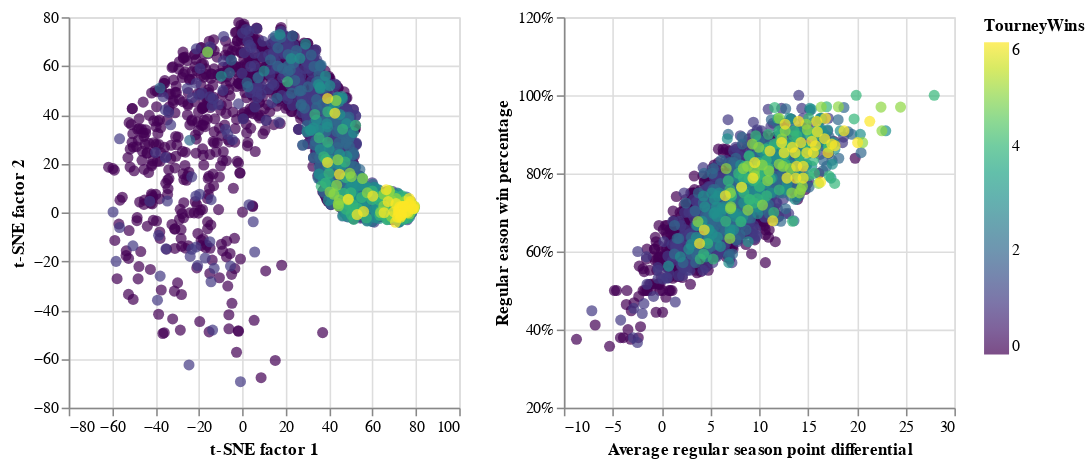

The notebook cell saved with this chart:
### Markdown cell above
### Are features associated with tournament wins?
The embeddings appear to be far less correlated to the number of games won by tournament than they were with seeds. This is logical since, tournament seeds are fundamentally generated from the same distribution of data we used in training, while the number of tournament wins requires predictive power. There does appear to be a significant reduction in overlap in the t-SNE representation, especially on the low end of the color scale.

### Code cell
#collapse_hide
colorBy = alt.Color('TourneyWins:Q', scale=alt.Scale(scheme='viridis',reverse=False))
orderBy = alt.Order('TourneyWins:Q', sort='ascending')
base, chart1, chart2 = plot_comparison( df,colorBy, orderBy, axis_ranges)

base.encode(*chart1)  | base.encode(*chart2)

### Figure 1 — Vega-Lite specification as saved in the notebook (floating-point values rounded to 4 significant figures; data arrays with more than 128 entries replaced by an {"elided": "..."} marker saying what was removed)
{"config": {"view": {"continuousWidth": 400, "continuousHeight": 300}}, "hconcat": [{"mark": {"type": "point", "filled": true, "size": 50}, "encoding": {"color": {"condition": {"type": "quantitative", "field": "TourneyWins", "scale": {"reverse": false, "scheme": "viridis"}, "selection": "selector003"}, "value": "lightgray"}, "order": {"type": "quantitative", "field": "TourneyWins", "sort": "ascending"}, "tooltip": [{"type": "nominal", "field": "TeamName"}, {"type": "nominal", "field": "Seed"}], "x": {"type": "quantitative", "axis": {"title": "t-SNE factor 1"}, "field": "factor1", "scale": {"domain": [-80, 100]}}, "y": {"type": "quantitative", "axis": {"title": "t-SNE factor 2"}, "field": "factor2", "scale": {"domain": [-80, 80]}}}, "height": 250, "selection": {"selector003": {"type": "single", "empty": "all", "fields": ["TeamName"]}, "selector004": {"type": "interval", "bind": "scales", "encodings": ["x", "y"]}}, "width": 250}, {"mark": {"type": "point", "filled": true, "size": 50}, "encoding": {"color": {"condition": {"type": "quantitative", "field": "TourneyWins", "scale": {"reverse": false, "scheme": "viridis"}, "selection": "selector003"}, "value": "lightgray"}, "order": {"type": "quantitative", "field": "TourneyWins", "sort": "ascending"}, "tooltip": [{"type": "nominal", "field": "TeamName"}, {"type": "nominal", "field": "Seed"}], "x": {"type": "quantitative", "axis": {"title": "Average regular season point differential"}, "field": "RegPoint_diff", "scale": {"domain": [-10, 30]}}, "y": {"type": "quantitative", "axis": {"format": "%", "title": "Regular eason win percentage"}, "field": "RegWins", "scale": {"domain": [0.2, 1.2]}}}, "height": 250, "selection": {"selector003": {"type": "single", "empty": "all", "fields": ["TeamName"]}, "selector004": {"type": "interval", "bind": "scales", "encodings": ["x", "y"]}}, "width": 250}], "data": {"name": "data-274a07994cdf6176007e7490956451fe"}, "$schema": "https://vega.github.io/schema/vega-lite/v4.8.1.json", "datasets": {"data-274a07994cdf6176007e7490956451fe": {"elided": "2286 records"}}}
